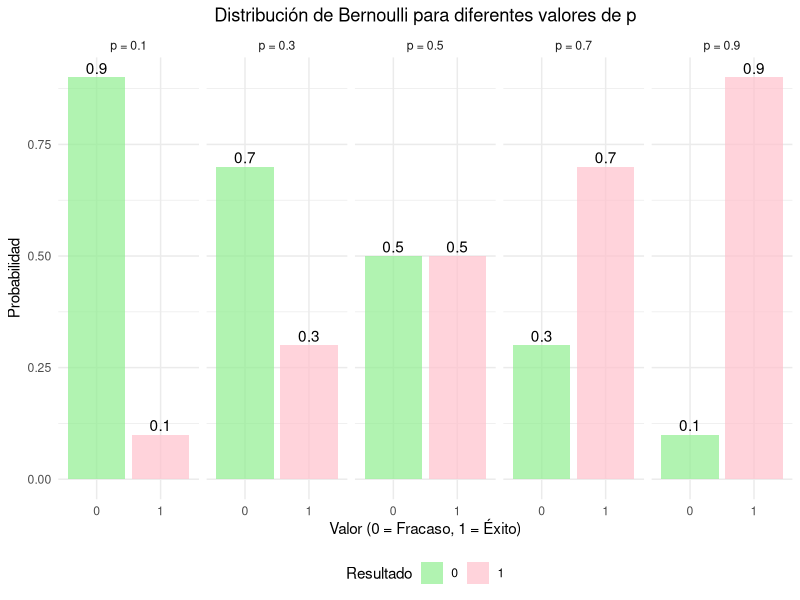
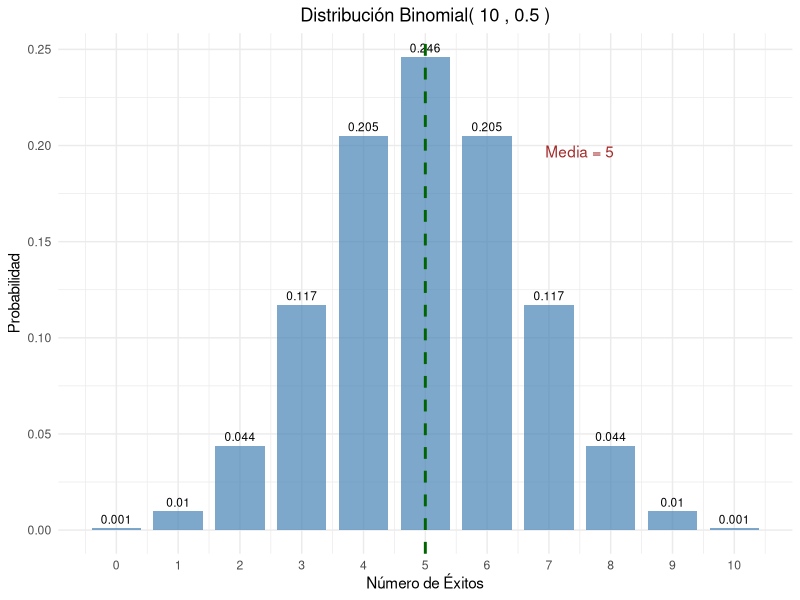
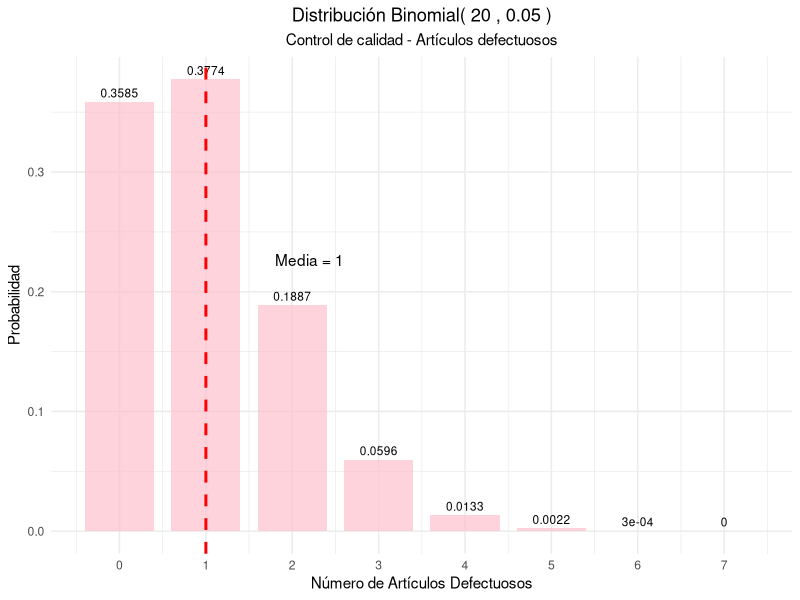
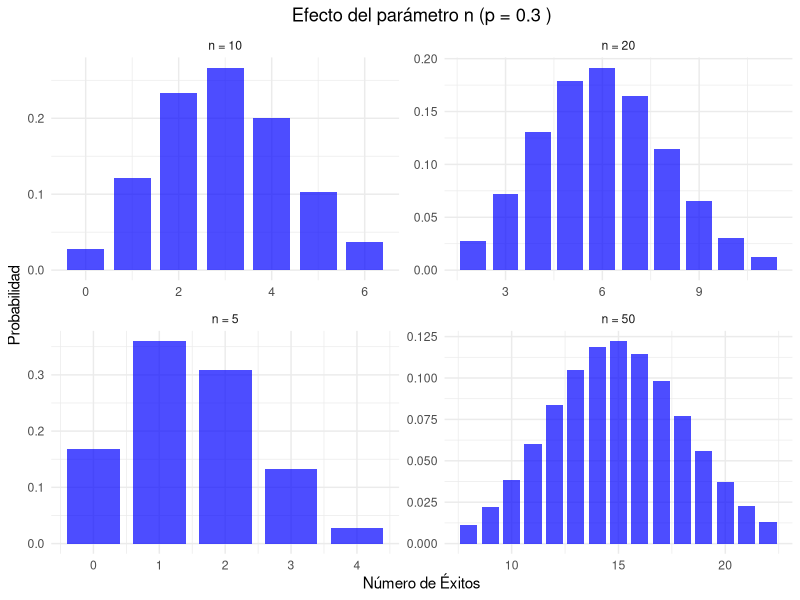
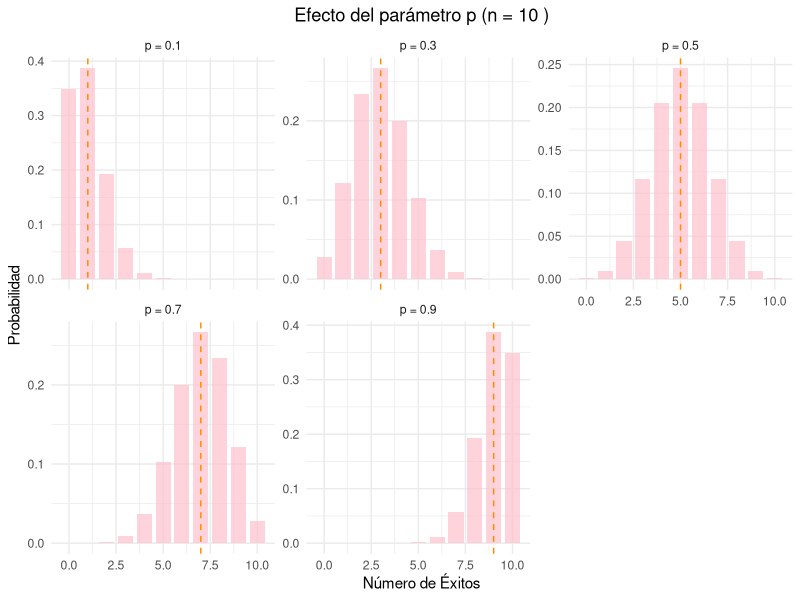
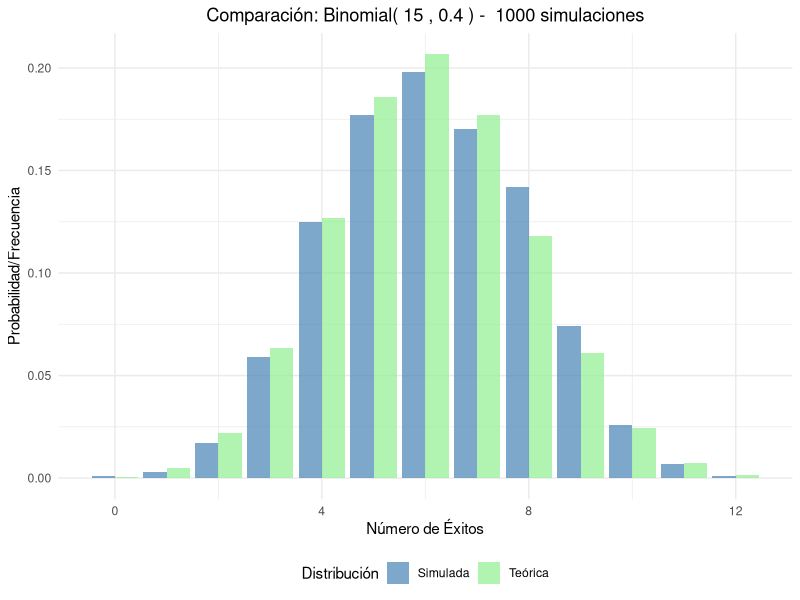
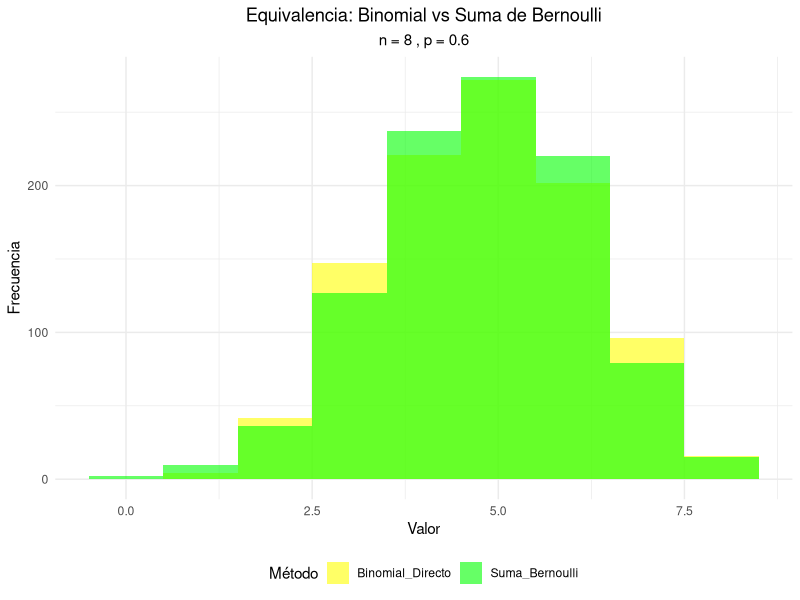
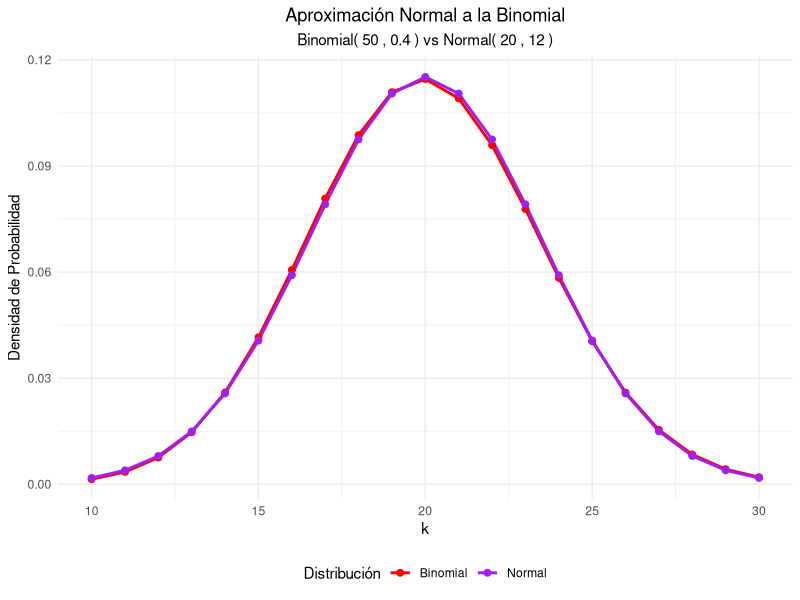

Reproduce these figures in R, in order.
## ---- chunk 1
#| label: setup
#| include: false
library(tidyverse)
library(kableExtra)
library(gridExtra)
## ---- chunk 2
#| label: moneda-bernoulli
# Moneda justa
p_moneda <- 0.5

# Crear tabla de probabilidades
bernoulli_moneda <- data.frame(
  Resultado = c("Sello (0)", "Cara (1)"),
  Valor = c(0, 1),
  Probabilidad = c(1-p_moneda, p_moneda)
)

kable(bernoulli_moneda, 
      caption = "Distribución Bernoulli - Moneda justa (p = 0.5)",
      align = "ccc") %>%
  kable_styling(bootstrap_options = "striped")

# Parámetros
media_moneda <- p_moneda
varianza_moneda <- p_moneda * (1 - p_moneda)
desv_std_moneda <- sqrt(varianza_moneda)

cat("Parámetros estadísticos:\n")
cat("Media:", media_moneda, "\n")
cat("Varianza:", varianza_moneda, "\n")
cat("Desviación estándar:", desv_std_moneda, "\n")
## ---- chunk 3
#| label: ejemplos-bernoulli-multiple
# Diferentes valores de p
p_values <- c(0.1, 0.3, 0.5, 0.7, 0.9)

# Crear data frame para visualización
bernoulli_data <- data.frame()
for(p in p_values) {
  temp_data <- data.frame(
    p = paste("p =", p),
    x = c(0, 1),
    probabilidad = c(1-p, p),
    media = p,
    varianza = p*(1-p)
  )
  bernoulli_data <- rbind(bernoulli_data, temp_data)
}

# Tabla de parámetros
param_bernoulli <- data.frame(
  p = p_values,
  Media = p_values,
  Varianza = p_values * (1 - p_values),
  Desv_Std = sqrt(p_values * (1 - p_values))
)

kable(param_bernoulli, 
      caption = "Parámetros de la distribución Bernoulli para diferentes valores de p",
      digits = 4,
      col.names = c("p", "Media", "Varianza", "Desv. Estándar")) %>%
  kable_styling(bootstrap_options = "striped")
## ---- chunk 4
#| label: grafico-bernoulli
#| fig-cap: "Distribución Bernoulli para diferentes valores de p"
ggplot(bernoulli_data, aes(x = factor(x), y = probabilidad, fill = factor(x))) +
  geom_col(alpha = 0.7) +
  geom_text(aes(label = round(probabilidad, 2)), vjust = -0.3) +
  facet_wrap(~p, ncol = 5) +
  scale_fill_manual(values = c("0" = "lightgreen", "1" = "pink")) +
  labs(title = "Distribución de Bernoulli para diferentes valores de p",
       x = "Valor (0 = Fracaso, 1 = Éxito)",
       y = "Probabilidad",
       fill = "Resultado") +
  theme_minimal() +
  theme(plot.title = element_text(hjust = 0.5),
        legend.position = "bottom")
## ---- chunk 5
#| label: binomial-monedas
# Parámetros
n_monedas <- 10
p_monedas <- 0.5

# Calcular probabilidades
k_values <- 0:n_monedas
prob_binomial <- dbinom(k_values, n_monedas, p_monedas)

# Crear data frame
binomial_monedas <- data.frame(
  Num_Caras = k_values,
  Probabilidad = prob_binomial
)

# Mostrar tabla
kable(binomial_monedas, 
      caption = paste("Distribución Binomial - 10 lanzamientos de moneda (n =", n_monedas, ", p =", p_monedas, ")"),
      digits = 4,
      col.names = c("Número de Caras", "Probabilidad")) %>%
  kable_styling(bootstrap_options = "striped")

# Parámetros estadísticos
media_monedas <- n_monedas * p_monedas
varianza_monedas <- n_monedas * p_monedas * (1 - p_monedas)
desv_std_monedas <- sqrt(varianza_monedas)

cat("\nParámetros estadísticos:\n")
cat("Media:", media_monedas, "\n")
cat("Varianza:", varianza_monedas, "\n")
cat("Desviación estándar:", round(desv_std_monedas, 4), "\n")
## ---- chunk 6
#| label: grafico-binomial-monedas
#| fig-cap: "Distribución Binomial - 10 lanzamientos de moneda"
ggplot(binomial_monedas, aes(x = Num_Caras, y = Probabilidad)) +
  geom_col(fill = "steelblue", alpha = 0.7, width = 0.8) +
  geom_text(aes(label = round(Probabilidad, 3)), vjust = -0.5, size = 3) +
  geom_vline(xintercept = media_monedas, color = "darkgreen", linetype = "dashed", size = 1) +
  annotate("text", x = media_monedas + 2.5, y = max(prob_binomial) * 0.8, 
           label = paste("Media =", media_monedas), color = "brown") +
  scale_x_continuous(breaks = k_values) +
  labs(title = paste("Distribución Binomial(", n_monedas, ",", p_monedas, ")"),
       x = "Número de Éxitos",
       y = "Probabilidad") +
  theme_minimal() +
  theme(plot.title = element_text(hjust = 0.5))
## ---- chunk 7
#| label: control-calidad
# Parámetros
n_articulos <- 20
p_defecto <- 0.05

# Probabilidades
k_defectos <- 0:n_articulos
prob_defectos <- dbinom(k_defectos, n_articulos, p_defecto)

# Crear data frame
calidad_data <- data.frame(
  Defectos = k_defectos,
  Probabilidad = prob_defectos
)

# Filtrar probabilidades significativas (> 0.001)
calidad_filtrada <- calidad_data[calidad_data$Probabilidad > 0.001, ]

kable(calidad_filtrada, 
      caption = paste("Distribución Binomial - Control de calidad (n =", n_articulos, ", p =", p_defecto, ")"),
      digits = 4,
      col.names = c("Número de Defectos", "Probabilidad")) %>%
  kable_styling(bootstrap_options = "striped")

# Parámetros estadísticos
media_defectos <- n_articulos * p_defecto
varianza_defectos <- n_articulos * p_defecto * (1 - p_defecto)
desv_std_defectos <- sqrt(varianza_defectos)

cat("Parámetros estadísticos:\n")
cat("Media:", media_defectos, "\n")
cat("Varianza:", round(varianza_defectos, 4), "\n")
cat("Desviación estándar:", round(desv_std_defectos, 4), "\n")

# Probabilidades importantes
prob_0_defectos <- dbinom(0, n_articulos, p_defecto)
prob_max_2_defectos <- pbinom(2, n_articulos, p_defecto)
prob_mas_3_defectos <- 1 - pbinom(3, n_articulos, p_defecto)

cat("\nProbabilidades de interés:\n")
cat("P(0 defectos):", round(prob_0_defectos, 4), "\n")
cat("P(≤ 2 defectos):", round(prob_max_2_defectos, 4), "\n")
cat("P(> 3 defectos):", round(prob_mas_3_defectos, 4), "\n")
## ---- chunk 8
#| label: grafico-calidad
#| fig-cap: "Distribución Binomial - Control de calidad"
ggplot(calidad_data[1:8, ], aes(x = Defectos, y = Probabilidad)) +
  geom_col(fill = "pink", alpha = 0.7, width = 0.8) +
  geom_text(aes(label = round(Probabilidad, 4)), vjust = -0.5, size = 3) +
  geom_vline(xintercept = media_defectos, color = "red", linetype = "dashed", size = 1) +
  annotate("text", x = media_defectos + 1.2, y = max(prob_defectos) * 0.6, 
           label = paste("Media =", media_defectos), color = "black") +
  scale_x_continuous(breaks = 0:7) +
  labs(title = paste("Distribución Binomial(", n_articulos, ",", p_defecto, ")"),
       subtitle = "Control de calidad - Artículos defectuosos",
       x = "Número de Artículos Defectuosos",
       y = "Probabilidad") +
  theme_minimal() +
  theme(plot.title = element_text(hjust = 0.5),
        plot.subtitle = element_text(hjust = 0.5))
## ---- chunk 9
#| label: efecto-n
# Diferentes valores de n con p fijo
n_vals <- c(5, 10, 20, 50)
p_fijo <- 0.3

# Crear data frame para comparación
comp_n_data <- data.frame()
for(n in n_vals) {
  k_vals <- 0:n
  probs <- dbinom(k_vals, n, p_fijo)
  temp_data <- data.frame(
    n = paste("n =", n),
    k = k_vals,
    probabilidad = probs,
    media = n * p_fijo,
    varianza = n * p_fijo * (1 - p_fijo)
  )
  comp_n_data <- rbind(comp_n_data, temp_data)
}

# Filtrar para visualización (solo valores con probabilidad > 0.01)
comp_n_filtered <- comp_n_data[comp_n_data$probabilidad > 0.01, ]

ggplot(comp_n_filtered, aes(x = k, y = probabilidad)) +
  geom_col(fill = "blue", alpha = 0.7, width = 0.8) +
  facet_wrap(~n, scales = "free") +
  labs(title = paste("Efecto del parámetro n (p =", p_fijo, ")"),
       x = "Número de Éxitos",
       y = "Probabilidad") +
  theme_minimal() +
  theme(plot.title = element_text(hjust = 0.5))
## ---- chunk 10
#| label: efecto-p
#| fig-cap: "Efecto del parámetro p en la distribución binomial"
# Diferentes valores de p con n fijo
p_vals <- c(0.1, 0.3, 0.5, 0.7, 0.9)
n_fijo <- 10

# Crear data frame para comparación
comp_p_data <- data.frame()
for(p in p_vals) {
  k_vals <- 0:n_fijo
  probs <- dbinom(k_vals, n_fijo, p)
  temp_data <- data.frame(
    p = paste("p =", p),
    k = k_vals,
    probabilidad = probs,
    media = n_fijo * p,
    varianza = n_fijo * p * (1 - p)
  )
  comp_p_data <- rbind(comp_p_data, temp_data)
}

ggplot(comp_p_data, aes(x = k, y = probabilidad)) +
  geom_col(fill = "pink", alpha = 0.7, width = 0.8) +
  geom_vline(aes(xintercept = media), color = "darkorange", linetype = "dashed") +
  facet_wrap(~p, scales = "free_y") +
  labs(title = paste("Efecto del parámetro p (n =", n_fijo, ")"),
       x = "Número de Éxitos",
       y = "Probabilidad") +
  theme_minimal() +
  theme(plot.title = element_text(hjust = 0.5))
## ---- chunk 11
#| label: simulacion-binomial
set.seed(456)
n_trials <- 15
p_sim_bin <- 0.4
n_sim_bin <- 1000

# Generar datos
datos_binomial <- rbinom(n_sim_bin, n_trials, p_sim_bin)

# Calcular estadísticas observadas
media_obs_bin <- mean(datos_binomial)
var_obs_bin <- var(datos_binomial)

# Valores teóricos
media_teo_bin <- n_trials * p_sim_bin
var_teo_bin <- n_trials * p_sim_bin * (1 - p_sim_bin)

cat("Media teórica:", media_teo_bin, "| Media observada:", round(media_obs_bin, 4), "\n")
cat("Varianza teórica:", var_teo_bin, "| Varianza observada:", round(var_obs_bin, 4), "\n")

# Comparar distribuciones
freq_obs_bin <- table(datos_binomial) / n_sim_bin
k_sim <- as.numeric(names(freq_obs_bin))
freq_teo_bin <- dbinom(k_sim, n_trials, p_sim_bin)

comparacion_bin <- data.frame(
  k = k_sim,
  Freq_Observada = as.numeric(freq_obs_bin),
  Prob_Teorica = freq_teo_bin
)

kable(head(comparacion_bin, 10), 
      caption = "Comparación frecuencias observadas vs probabilidades teóricas",
      digits = 4,
      col.names = c("k", "Freq. Observada", "Prob. Teórica")) %>%
  kable_styling(bootstrap_options = "striped")
## ---- chunk 12
#| label: grafico-comparacion-sim
#| fig-cap: "Comparación entre distribución teórica y simulada"
library(tidyr)

# Preparar datos para visualización
comp_sim_long <- comparacion_bin %>%
  pivot_longer(cols = c(Freq_Observada, Prob_Teorica),
               names_to = "Tipo",
               values_to = "Probabilidad") %>%
  mutate(Tipo = case_when(
    Tipo == "Freq_Observada" ~ "Simulada",
    Tipo == "Prob_Teorica" ~ "Teórica"
  ))

ggplot(comp_sim_long, aes(x = k, y = Probabilidad, fill = Tipo)) +
  geom_col(position = "dodge", alpha = 0.7) +
  scale_fill_manual(values = c("Teórica" = "lightgreen", "Simulada" = "steelblue")) +
  labs(title = paste("Comparación: Binomial(", n_trials, ",", p_sim_bin, ") - ", n_sim_bin, "simulaciones"),
       x = "Número de Éxitos",
       y = "Probabilidad/Frecuencia",
       fill = "Distribución") +
  theme_minimal() +
  theme(plot.title = element_text(hjust = 0.5),
        legend.position = "bottom")
## ---- chunk 13
#| label: relacion-bernoulli-binomial
set.seed(789)
n_exp <- 8
p_exp <- 0.6
n_sim_rel <- 1000

# Método 1: Generar directamente de Binomial
binomial_directo <- rbinom(n_sim_rel, n_exp, p_exp)

# Método 2: Sumar n variables Bernoulli independientes
suma_bernoulli <- replicate(n_sim_rel, {
  bernoulli_vars <- rbinom(n_exp, 1, p_exp)
  sum(bernoulli_vars)
})

# Comparar distribuciones
comparacion_relacion <- data.frame(
  Binomial_Directo = binomial_directo,
  Suma_Bernoulli = suma_bernoulli
)

# Visualización comparativa
comp_rel_long <- comparacion_relacion %>%
  mutate(id = row_number()) %>%
  pivot_longer(cols = c(Binomial_Directo, Suma_Bernoulli),
               names_to = "Metodo",
               values_to = "Valor")

ggplot(comp_rel_long, aes(x = Valor, fill = Metodo)) +
  geom_histogram(alpha = 0.6, position = "identity", bins = n_exp + 1) +
  scale_fill_manual(values = c("Binomial_Directo" = "yellow", "Suma_Bernoulli" = "green")) +
  labs(title = "Equivalencia: Binomial vs Suma de Bernoulli",
       subtitle = paste("n =", n_exp, ", p =", p_exp),
       x = "Valor",
       y = "Frecuencia",
       fill = "Método") +
  theme_minimal() +
  theme(plot.title = element_text(hjust = 0.5),
        plot.subtitle = element_text(hjust = 0.5),
        legend.position = "bottom")
## ---- chunk 14
#| label: aproximacion-normal
# Parámetros para aproximación normal
n_aprox <- 50
p_aprox <- 0.4

# Verificar condiciones
condicion1 <- n_aprox * p_aprox >= 5
condicion2 <- n_aprox * (1 - p_aprox) >= 5

cat("Condiciones para aproximación normal:\n")
cat("np =", n_aprox * p_aprox, "≥ 5:", condicion1, "\n")
cat("n(1-p) =", n_aprox * (1-p_aprox), "≥ 5:", condicion2, "\n")

if(condicion1 & condicion2) {
  # Calcular probabilidades exactas y aproximadas
  k_aprox <- 0:n_aprox
  prob_exacta <- dbinom(k_aprox, n_aprox, p_aprox)
  
  # Aproximación normal (con corrección de continuidad)
  media_normal <- n_aprox * p_aprox
  var_normal <- n_aprox * p_aprox * (1 - p_aprox)
  sd_normal <- sqrt(var_normal)
  
  # Crear data frame para comparación
  aprox_data <- data.frame(
    k = k_aprox,
    Binomial = prob_exacta,
    Normal = dnorm(k_aprox, media_normal, sd_normal)
  )
  
  # Filtrar valores significativos
  aprox_filtered <- aprox_data[aprox_data$Binomial > 0.001, ]
  
  # Visualización
  aprox_long <- aprox_filtered %>%
    pivot_longer(cols = c(Binomial, Normal),
                 names_to = "Distribucion",
                 values_to = "Densidad")
  
  ggplot(aprox_long, aes(x = k, y = Densidad, color = Distribucion)) +
    geom_line(size = 1) +
    geom_point(size = 2) +
    scale_color_manual(values = c("Binomial" = "red", "Normal" = "purple")) +
    labs(title = "Aproximación Normal a la Binomial",
         subtitle = paste("Binomial(", n_aprox, ",", p_aprox, ") vs Normal(", media_normal, ",", round(sd_normal^2, 2), ")"),
         x = "k",
         y = "Densidad de Probabilidad",
         color = "Distribución") +
    theme_minimal() +
    theme(plot.title = element_text(hjust = 0.5),
          plot.subtitle = element_text(hjust = 0.5),
          legend.position = "bottom")
}
## ---- chunk 15
#| label: aplicacion-medicina
n_pacientes <- 25
p_cura <- 0.8

# Preguntas de interés
# 1. ¿Cuál es la probabilidad de que exactamente 20 pacientes se curen?
prob_20_curas <- dbinom(20, n_pacientes, p_cura)

# 2. ¿Cuál es la probabilidad de que al menos 22 pacientes se curen?
prob_min_22 <- 1 - pbinom(21, n_pacientes, p_cura)

# 3. ¿Cuál es la probabilidad de que entre 18 y 22 pacientes se curen?
prob_18_22 <- pbinom(22, n_pacientes, p_cura) - pbinom(17, n_pacientes, p_cura)

#estadísticos
media_curas <- n_pacientes * p_cura
varianza_curas <- n_pacientes * p_cura * (1 - p_cura)
desv_std_curas <- sqrt(varianza_curas)

cat("Aplicación Médica - Efectividad del tratamiento:\n")
cat("Parámetros: n =", n_pacientes, ", p =", p_cura, "\n\n")
cat("Estadísticas esperadas:\n")
cat("Número esperado de curas:", media_curas, "\n")
cat("Varianza:", varianza_curas, "\n")
cat("Desviación estándar:", round(desv_std_curas, 4), "\n\n")
cat("Probabilidades de interés:\n")
cat("P(exactamente 20 curas):", round(prob_20_curas, 4), "\n")
cat("P(al menos 22 curas):", round(prob_min_22, 4), "\n")
cat("P(entre 18 y 22 curas):", round(prob_18_22, 4), "\n")

#Visualización
k_medicina <- 0:n_pacientes
prob_medicina <- dbinom(k_medicina, n_pacientes, p_cura)
medicina_data <- data.frame(k = k_medicina, probabilidad = prob_medicina)

ggplot(medicina_data, aes(x = k, y = probabilidad)) +
  geom_col(fill = "lightgreen", alpha = 0.7, width = 0.8) +
  geom_vline(xintercept = media_curas, color = "steelblue", linetype = "dashed", size = 1) +
  geom_vline(xintercept = c(18, 22), color = "brown", linetype = "dotted", size = 1) +
  annotate("text", x = media_curas + 1.5, y = max(prob_medicina) * 0.8, 
           label = paste("E[X] =", media_curas), color = "orange") +
  annotate("rect", xmin = 18, xmax = 22, ymin = 0, ymax = Inf, 
           alpha = 0.2, fill = "pink") +
  labs(title = "Distribución del Número de Pacientes Curados",
       subtitle = paste("Binomial(", n_pacientes, ",", p_cura, ")"),
       x = "Número de Pacientes Curados",
       y = "Probabilidad") +
  theme_minimal() +
  theme(plot.title = element_text(hjust = 0.5),
        plot.subtitle = element_text(hjust = 0.5))
## ---- chunk 16
#| label: solucion-exr-bernoulli-maquina
#| echo: false

# Datos del problema
p_defectuosa <- 0.02
p_no_defectuosa <- 1 - p_defectuosa
media_defectuosa <- p_defectuosa
varianza_defectuosa <- p_defectuosa * (1 - p_defectuosa)
cat("Solución Ejercicio Máquina:\n")
cat("a) P(pieza no defectuosa) =", p_no_defectuosa
, "\n")

# b) Media y Varianza
cat("b) Media =", media_defectuosa, ", Varianza =", varianza_defectuosa, "\n")

# c) Probabilidad de exactamente 2 defectuosas en 10 piezas
n_inspeccion <- 10
k_defectuosas <- 2
prob_2_defectuosas <- dbinom(k_defectuosas, n_inspeccion, p_defectuosa)
cat("c) P(exactamente 2 defectuosas en 10 piezas) =",
 prob_2_defectuosas, "\n")
 
## ---- chunk 17


# Datos del problema
p_acierto <- 1/4
p_error <- 1 - p_acierto
media_acierto <- p_acierto

varianza_acierto <- p_acierto * (1 - p_acierto)
cat("Solución Ejercicio Examen:\n")
cat("a) Modelo Bernoulli: X ~ Bernoulli(p =", p_acierto
, ")\n")
cat("b) P(acertar) =", p_acierto, "\n")
cat("c) Media =", media_acierto, ", Varianza =", varianza_acierto,
 "\n")

## ---- chunk 18

# Datos del problema
n_lanzamientos <- 15
p_cara <- 0.5
k_caras <- 8

# a) Probabilidad de exactamente 8 caras
prob_8_caras <- dbinom(k_caras, n_lanzamientos, p_cara)
cat("Solución Ejercicio Monedas:\n")
cat("a) P(8 caras) =", prob_8_caras,
 "\n")
 
# b) Probabilidad de al menos 12 caras
prob_min_12_caras <- 1 - pbinom(11, n_lanzamientos, p_cara)
cat("b) P(al menos 12 caras) =", prob_min_12_caras,
 "\n")
 
# c) Media y Desviación Estándar
media_caras <- n_lanzamientos * p_cara
desv_std_caras <- sqrt(n_lanzamientos * p_cara * (1 - p_cara))
cat("c) Media =", media_caras, ", Desviación Estándar =", round(desv_std_caras, 4), "\n")

## ---- chunk 19
#| label: solucion-exr-binomial-medicamento
#| echo: false

# Datos del problema
n_pacientes <- 20
p_efectividad <- 0.85
k_curas_18 <- 18

# a) Probabilidad de exactamente 18 curas
prob_18_curas <- dbinom(k_curas_18, n_pacientes,
 p_efectividad)
cat("Solución Ejercicio Medicamento:\n")
cat("a) P(18 curas) =", prob_18_curas
, "\n")
# b) Probabilidad de entre 15 y 19 curas
prob_15_19_curas <- pbinom(19, n_pacientes,
 p_efectividad) - pbinom(14, n_pacientes, p_efectividad)
cat("b) P(entre 15 y 19 curas) =", prob_15_19_curas, "\n")

# c) Número esperado de curas
media_curas <- n_pacientes * p_efectividad
cat("c) Número esperado de curas =", media_curas,
 "\n")
 
## ---- chunk 20
#| label: solucion-exr-simulacion_5
#| echo: false


# Parámetros
n1 <- 10
n2 <- 15
p_exr <- 0.5
n_sim_exr <- 1000

# Simulación
X <- rbinom(n_sim_exr, n1, p_exr)
Y <- rbinom(n_sim_exr, n2, p_exr)
Z <- X + Y

# Comparar con Binomial(n1+n2, p)
Z_teo <- rbinom(n_sim_exr, n1 + n2, p_exr)

# Estadísticas
media_Z <- mean(Z)
media_Z_teo <- mean(Z_teo)
var_Z <- var(Z)
var_Z_teo <- var(Z_teo)
cat("Solución Ejercicio Simulación 5:\n")
cat("Media Z (simulada):", round(media_Z, 4),
 " | Media Z (teórica):", round(media_Z_teo, 4), "\n")
cat("Varianza Z (simulada):", round(var_Z, 4),
 " | Varianza Z (teórica):", round(var_Z_teo, 4), "\n")

# Visualización
comp_exr_data <- data.frame(
  Valor = c(Z, Z_teo),
  Tipo = rep(c("Simulada", "Teórica"), each = n_sim_exr)
)
ggplot(comp_exr_data, aes(x = Valor, fill = Tipo)) +
  geom_histogram(alpha = 0.6, position = "identity", bins = n1 + n2 + 1) +
  scale_fill_manual(values = c("Simulada" = "darkgreen", "Teórica" = "green")) +
  labs(title = "Comparación: Suma de Binomiales vs Binomial Total",
       subtitle = paste("n1 =", n1, ", n2 =", n2, ", p =", p_exr),
       x = "Valor",
       y = "Frecuencia",
       fill = "Distribución") +
  theme_minimal() +
  theme(plot.title = element_text(hjust = 0.5),
        plot.subtitle = element_text(hjust = 0.5),
        legend.position = "bottom")
